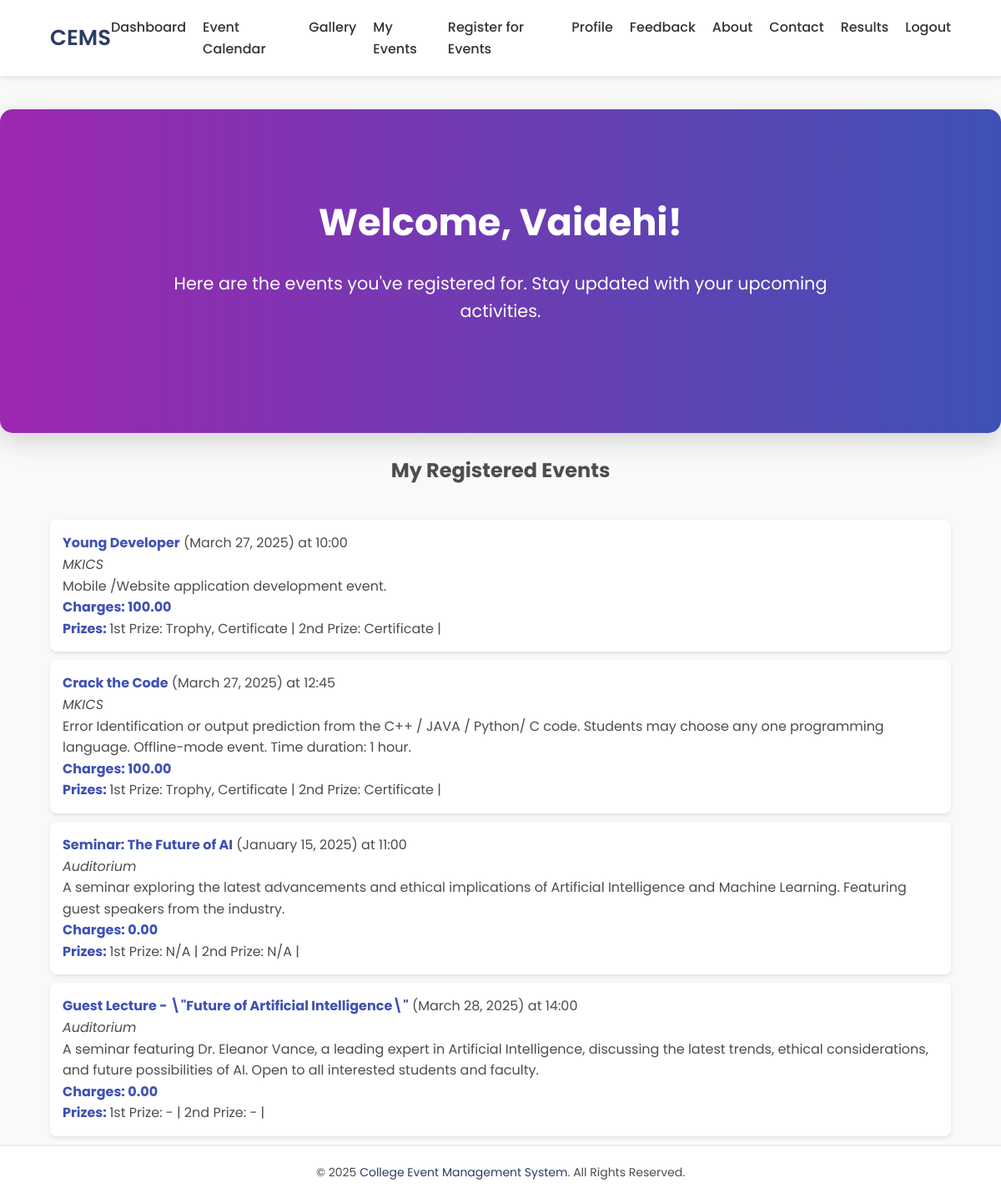
The app's page /my_events.php (signed in) with its own data.
### tables this page shows
CREATE TABLE `user_master` (
  `user_id` int NOT NULL AUTO_INCREMENT,
  `user_name` text,
  `user_email` text,
  `user_password` text,
  `user_address` text,
  `otp` varchar(255) DEFAULT NULL,
  `otp_expiry` int DEFAULT NULL,
  `user_created_at` datetime DEFAULT CURRENT_TIMESTAMP,
  PRIMARY KEY (`user_id`)
);

CREATE TABLE `event_master` (
  `event_id` int NOT NULL AUTO_INCREMENT,
  `event_name` text,
  `event_description` text,
  `event_date` text,
  `event_location` text,
  `event_time` text,
  `f_prize` text NOT NULL,
  `s_prize` text NOT NULL,
  `event_price` decimal(10,2) NOT NULL DEFAULT '0.00',
  `max_par` int DEFAULT '0',
  `is_active` tinyint(1) DEFAULT '1',
  PRIMARY KEY (`event_id`)
);

### my_events.php (the view, shortened to what this page needs)
<?php
include "config.php";
if (!isset($_SESSION['user_id']) || $_SESSION['loggedin'] !== true) {
    echo "<script>window.location.href='login.php'</script>";
    exit();
} else {
    $u_id = $_SESSION['user_id'];
    $sql = "SELECT * FROM user_master WHERE user_id = $u_id";
    $res = mysqli_query($conn, $sql);
    $row = mysqli_fetch_assoc($res);
}
$sql = "SELECT * FROM user_event_registration WHERE user_id = $u_id";
$result = mysqli_query($conn, $sql);
$my_events = [];
while ($row_event = mysqli_fetch_assoc($result)) {
    $event_id = $row_event['event_id'];
    $event_sql = "SELECT * FROM event_master WHERE event_id = $event_id";
    $event_res = mysqli_query($conn, $event_sql);
    $my_events[] = mysqli_fetch_assoc($event_res);
}
?>
<!DOCTYPE html>
<html lang="en">
<head>
</head>
<body>
    <?php include "navbar.php"; ?>
    <main>
        <section class="hero">
            <div class="hero-content">
                <h1 class="hero-title">Welcome, <?php echo $row['user_name']; ?>!</h1>
                <p class="hero-text">Here are the events you've registered for. Stay updated with your upcoming activities.</p>
            </div>
        </section>
        <br>
         <center>   <h2 style="font-size:x-large">My Registered Events</h2></center>
        <section class="my-events-list">
            <div class="container">
                <ul>
                    <?php if (empty($my_events)) { ?>
                        <li>No events registered yet. Explore and register for upcoming events!</li>
                    <?php } else { ?>
                        <?php foreach ($my_events as $event) { ?>
                            <li>
                                <strong><?php echo htmlspecialchars($event['event_name']); ?></strong>
                                (<?php echo date('F j, Y', strtotime($event['event_date'])); ?>) at <?php echo $event['event_time']; ?><br>
                                <em><?php echo $event['event_location']; ?></em><br>
                                <span><?php echo htmlspecialchars($event['event_description']); ?></span><br>
                                <strong>Charges: <?php echo htmlspecialchars($event['event_price']); ?></strong><br>
                                <strong>Prizes: </strong>1st Prize: <?php echo htmlspecialchars($event['f_prize']); ?> |
                                2nd Prize: <?php echo htmlspecialchars($event['s_prize']); ?> |
                            </li>
                        <?php } ?>
                    <?php } ?>
                </ul>
            </div>
        </section>
    </main>
    <footer>
        <p>&copy; 2025 <a href="#" target="_blank">College Event Management System</a>. All Rights Reserved.</p>
    </footer>
</body>
</html>

### my_events.php (style rules this page uses)
* { margin: 0; padding: 0; box-sizing: border-box; font-family: 'Poppins', sans-serif; }
body { background-color: #f9f9f9; color: #4d4d4d; font-size: 16px; line-height: 1.6; min-height: 100vh; display: flex; flex-direction: column; }
.container { width: 90%; max-width: 1200px; margin: 0 auto; display: flex; justify-content: space-between; align-items: center; }
.hero { flex: 1; display: flex; align-items: center; justify-content: center; text-align: center; padding: 100px 20px; background: linear-gradient(to right, #9c27b0, #3f51b5); color: white; border-radius: 15px; margin-top: 40px; box-shadow: 0 10px 30px rgba(0, 0, 0, 0.15); }
.hero-content { max-width: 800px; }
.hero-title { font-size: 2.8rem; font-weight: 700; margin-bottom: 20px; }
.hero-text { font-size: 1.3rem; font-weight: 400; margin-bottom: 30px; }
.my-events-list { margin-top: 40px; }
.my-events-list ul { list-style: none; padding-left: 0; }
.my-events-list li { background-color: #fff; padding: 15px; margin-bottom: 10px; border-radius: 8px; box-shadow: 0 2px 5px rgba(0, 0, 0, 0.1); }
.my-events-list li strong { color: #3f51b5; }
footer { background-color: #fff; padding: 20px; text-align: center; font-size: 14px; margin-top: auto; border-top: 2px solid #eee; }
footer p { margin: 0; }
footer a { color: #2a3d66; text-decoration: none; transition: color 0.3s ease; }

### navbar.php (style rules this page uses)
* { margin: 0; padding: 0; box-sizing: border-box; font-family: 'Poppins', sans-serif; }
.container { width: 90%; max-width: 1200px; margin: 0 auto; display: flex; justify-content: space-between; align-items: center; }

### records on screen
user_master: user_name "Vaidehi"
event_master: event_name "Young Developer", event_date "March 27, 2025", event_time "10:00", event_location "MKICS", event_description "Mobile /Website application development event.", event_price "100.00", f_prize "Trophy, Certificate", s_prize "Certificate"
event_master: event_name "Crack the Code", event_date "March 27, 2025", event_time "12:45", event_location "MKICS", event_description "Error Identification or output prediction from the C++ / JAVA / Python/ C code. Students may choose any one programming language. Offline-mode event. Time duration: 1 hour.", event_price "100.00", f_prize "Trophy, Certificate", s_prize "Certificate"
event_master: event_name "Seminar: The Future of AI", event_date "January 15, 2025", event_time "11:00", event_location "Auditorium", event_description "A seminar exploring the latest advancements and ethical implications of Artificial Intelligence and Machine Learning. Featuring guest speakers from the industry.", event_price "0.00", f_prize "N/A", s_prize "N/A"
event_master: event_name "Guest Lecture - \\\"Future of Artificial Intelligence\\\"", event_date "March 28, 2025", event_time "14:00", event_location "Auditorium", event_description "A seminar featuring Dr. Eleanor Vance, a leading expert in Artificial Intelligence, discussing the latest trends, ethical considerations, and future possibilities of AI. Open to all interested students and faculty.", event_price "0.00", f_prize "-", s_prize "-"
